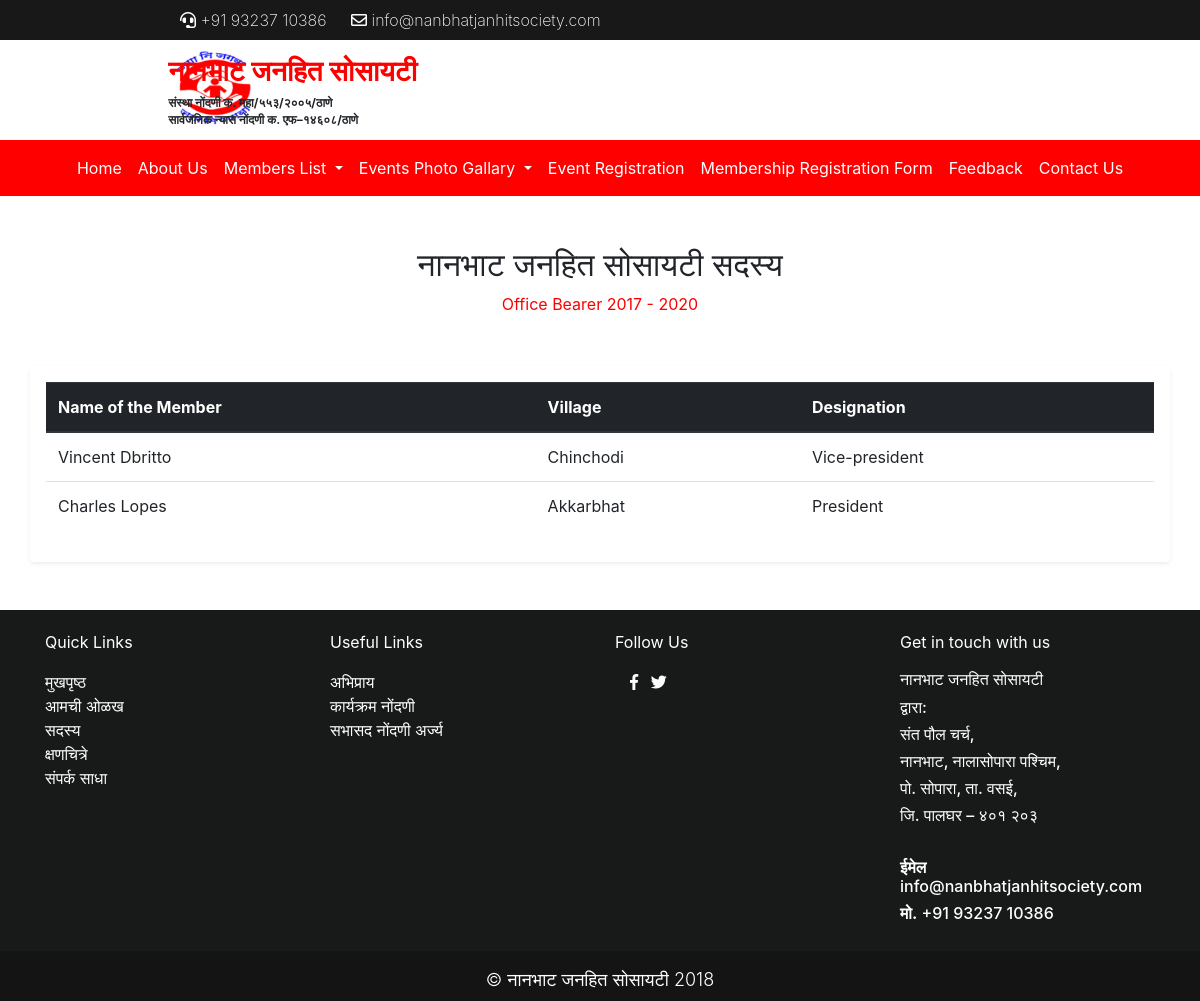
The page /members_list.php on the database its author committed.
### tables this page shows
CREATE TABLE IF NOT EXISTS `add_member_list` (
  `member_id` int(11) NOT NULL AUTO_INCREMENT,
  `name` varchar(254) NOT NULL,
  `village` varchar(254) NOT NULL,
  `Designation` varchar(254) NOT NULL,
  `Year` varchar(20) DEFAULT NULL,
  PRIMARY KEY (`member_id`)
);

### members_list.php (the view, shortened to what this page needs)
<?php include_once 'admin/db_conn.php'; include_once 'header.php'; ?>
<div class="" align=center style="margin-top:50px;">
  <h2>नानभाट जनहित सोसायटी सदस्य</h2>
  <p style="color:#fe0000;">
    Office Bearer
    <span id="year">
       2017 - 2020
    </span>
  </p>
</div>
<div class="container shadow-sm p-3 mb-5 bg-white rounded" style="margin-top:50px;">
  <table class="table table-hover">
    <thead class="thead-dark">
      <tr>
        <th scope="col">Name of the Member</th>
        <th scope="col">Village</th>
        <th scope="col">Designation</th>
      </tr>
    </thead>
    <tbody id="member_table_body">
      <?php
          $query = "select * from add_member_list where Year='2017 - 2020';";
          $result = mysqli_query($conn, $query);
          $resultCheck = mysqli_num_rows($result);
          if($resultCheck > 0){
            while($row = mysqli_fetch_assoc($result))
            {
              echo "<tr>";
              echo "<td>".$row['name']."</td>";
              echo "<td>".$row['village']."</td>";
              echo "<td>".$row['Designation']."</td>";
              echo "</tr>";
            }
        }
       ?>
    </tbody>
  </table>
</div>
<?php include_once 'footer.php'; ?>

### rows shown on the page
add_member_list: name "Vincent Dbritto", village "Chinchodi", Designation "Vice-president"
add_member_list: name "Charles Lopes", village "Akkarbhat", Designation "President"
